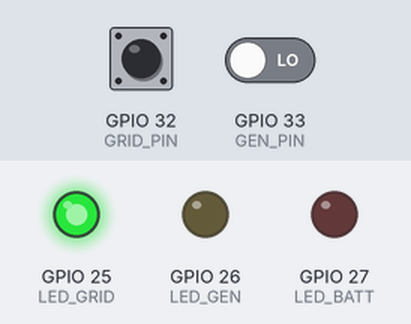
A sketch run on a simulated ESP32. Parts: output pins drawn as LEDs (lit = HIGH). Inputs (shaded band) come from the test bench; at power-on: GPIO 32 (GRID_PIN) LOW, GPIO 33 (GEN_PIN) LOW. WiFi joins after 1.5 s; servers stay silent unless stated; random numbers use the default seed unless the sketch sets one; no MQTT or app messages arrive unless stated; what the sketch prints to the serial monitor is not drawn.

Above: at 2.7 s.
2.8 s: GPIO 32 (GRID_PIN) pulled HIGH for 1 s
At 3.4 s:
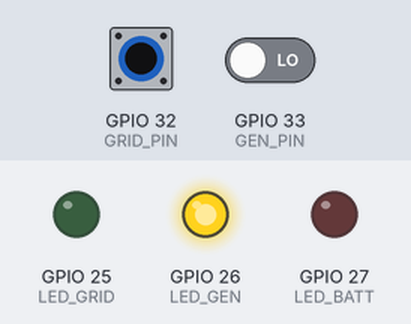
5.5 s: GPIO 32 (GRID_PIN) pulled HIGH for 3.2 s
At 10.1 s:
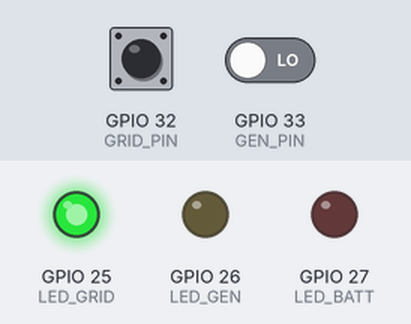
10.4 s: GPIO 32 (GRID_PIN) driven HIGH and GPIO 33 (GEN_PIN) driven HIGH
At 11.4 s:
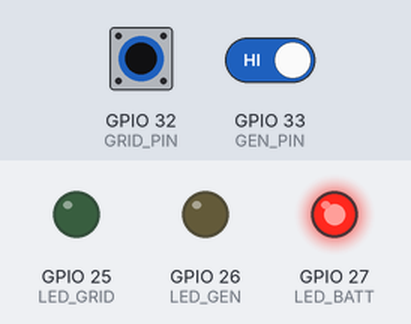
12.1 s: GPIO 32 (GRID_PIN) driven LOW
At 12.8 s:
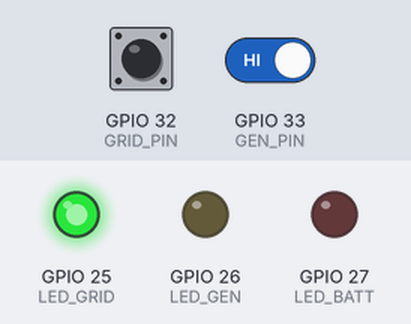
Timing chart, 0 to 14.8 s (numbered marks = the images above; inputs shaded):
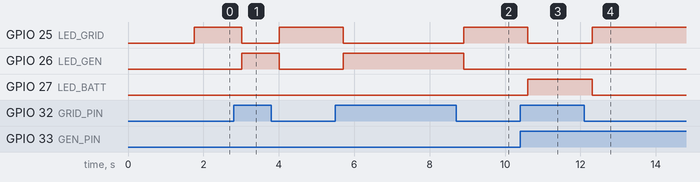

Measured:
- after the input at 2.8 s, GPIO 25 (LED_GRID): HIGH → LOW after 0.21 s, → HIGH 0.99 s later; GPIO 26 (LED_GEN): LOW → HIGH after 0.21 s, → LOW 0.99 s later
- after the input at 5.5 s, GPIO 25 (LED_GRID): HIGH → LOW after 0.21 s, → HIGH 3.2 s later; GPIO 26 (LED_GEN): LOW → HIGH after 0.21 s, → LOW 3.2 s later
- after the input at 10.4 s, GPIO 25 (LED_GRID): HIGH → LOW after 0.21 s; GPIO 27 (LED_BATT): LOW → HIGH after 0.21 s
- after the input at 12.1 s, GPIO 25 (LED_GRID): LOW → HIGH after 0.21 s; GPIO 27 (LED_BATT): HIGH → LOW after 0.21 s

The sketch:

sketch.ino
```cpp
// Low-voltage model of a home power-source priority system
// Priority: GRID > GENERATOR > BATTERY
// Publishes source changes + periodic heartbeat over MQTT (retained)

#include <WiFi.h>
#include <PubSubClient.h>

// ---- Pins ----
const int GRID_PIN = 32;
const int GEN_PIN  = 33;
const int LED_GRID = 25;
const int LED_GEN  = 26;
const int LED_BATT = 27;

// ---- WiFi (Wokwi's simulated network, no password) ----
const char* WIFI_SSID = "Wokwi-GUEST";
const char* WIFI_PASS = "";

// ---- MQTT (public test broker: anyone can read it, send nothing private) ----
const char* MQTT_HOST = "broker.hivemq.com";
const int   MQTT_PORT = 1883;
// Must match TOPIC in dashboard.html exactly
const char* TOPIC = "kkm-microgrid-demo-7431/status";

WiFiClient wifiClient;
PubSubClient mqtt(wifiClient);

// ---- State ----
String lastSource = "";
String candidate = "";
String stableSource = "";
unsigned long candidateSince = 0;
unsigned long lastPublish = 0;

const unsigned long HEARTBEAT_MS = 15000;  // republish state every 15 s
const unsigned long DEBOUNCE_MS  = 200;    // ignore switch bounce shorter than this

String getActiveSource() {
  bool gridOn = (digitalRead(GRID_PIN) == LOW);
  bool genOn  = (digitalRead(GEN_PIN)  == LOW);
  if (gridOn) return "GRID";
  if (genOn)  return "GENERATOR";
  return "BATTERY";
}

void connectWiFi() {
  Serial.print("Connecting to WiFi");
  WiFi.begin(WIFI_SSID, WIFI_PASS, 6);
  while (WiFi.status() != WL_CONNECTED) {
    delay(250);
    Serial.print(".");
  }
  Serial.println(" connected");
}

void connectMQTT() {
  while (!mqtt.connected()) {
    Serial.print("Connecting to MQTT...");
    String clientId = "esp32-kkm-" + String(random(0xffff), HEX);
    if (mqtt.connect(clientId.c_str())) {
      Serial.println(" connected");
    } else {
      Serial.print(" failed, rc=");
      Serial.println(mqtt.state());
      delay(2000);
    }
  }
}

void publishSource(const String& source) {
  String payload = "{\"source\":\"" + source + "\",\"uptime_s\":" + String(millis() / 1000) + "}";
  mqtt.publish(TOPIC, payload.c_str(), true);   // true = retained message
  Serial.println("Published: " + payload);
}

void setup() {
  Serial.begin(115200);
  pinMode(GRID_PIN, INPUT_PULLUP);
  pinMode(GEN_PIN, INPUT_PULLUP);
  pinMode(LED_GRID, OUTPUT);
  pinMode(LED_GEN, OUTPUT);
  pinMode(LED_BATT, OUTPUT);

  connectWiFi();
  mqtt.setServer(MQTT_HOST, MQTT_PORT);
  connectMQTT();
  Serial.println("Power source monitor started");
}

void loop() {
  if (!mqtt.connected()) {
    connectMQTT();
    lastSource = "";            // forces a republish after reconnect
  }
  mqtt.loop();

  // Debounce: accept a new reading only after it stays stable
  String reading = getActiveSource();
  if (reading != candidate) {
    candidate = reading;
    candidateSince = millis();
  }
  if (millis() - candidateSince >= DEBOUNCE_MS) stableSource = candidate;
  if (stableSource == "") { delay(10); return; }

  digitalWrite(LED_GRID, stableSource == "GRID");
  digitalWrite(LED_GEN,  stableSource == "GENERATOR");
  digitalWrite(LED_BATT, stableSource == "BATTERY");

  bool changed   = (stableSource != lastSource);
  bool heartbeat = (millis() - lastPublish >= HEARTBEAT_MS);
  if (changed || heartbeat) {
    if (changed) Serial.println("Active source: " + stableSource);
    publishSource(stableSource);
    lastSource = stableSource;
    lastPublish = millis();
  }
  delay(20);
}
```
